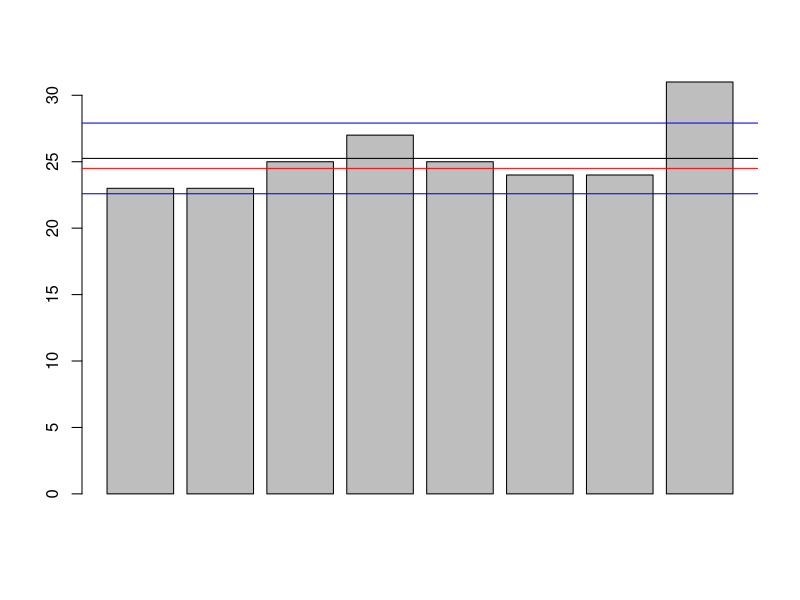
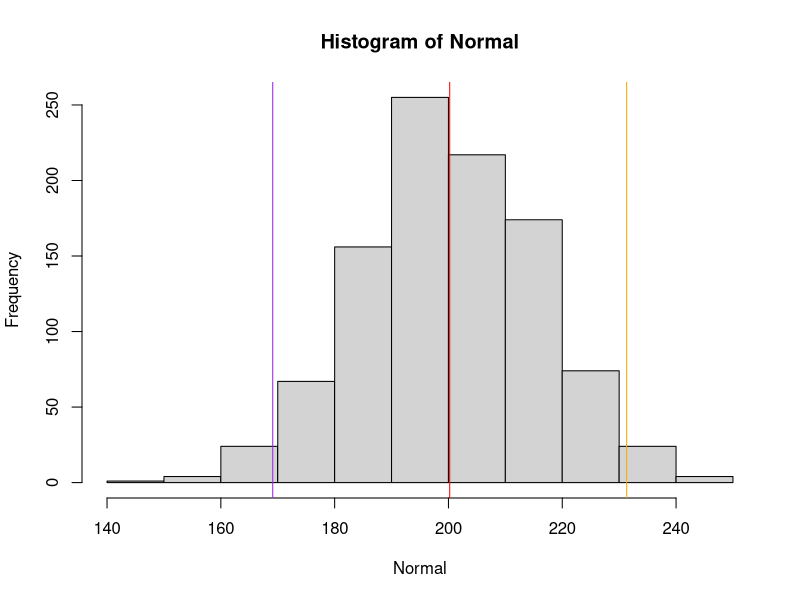

Source code (R) for these figures, in order:
#R Worksheet 2
#Define an object A, an array with 4 elements integers 5 through 8 inclusive
A <- 5:8
A
#1a, list element 2 of a
A[2]
#list element 4 of a
A[4]
#calculate the product of elements 2 and 4
A[2]*A[4]
#assign the integers 3 and 4 to object B
A[c(3,4)]
B<-c(3,4)
B
#then use dereference elements 3 and 4 of object A
A
A[-(3:4)]
A[-B]
#extract every element of A except 2
A[-2]
#extract all those elements except 3 and 4
A[-3:-4]
A[-c(3,4)]
A[-c(3:4)]

#2
#define a marix with 3 rows and 3 columns, the elements begin the integers from 1-9
#first row will have 1-3
#second row 4-6, etc
max<-(matrix(1:9,3,3,byrow=TRUE))

#2a Derefrerence the value in the 2nd row, 2nd column
max[2,2]
#extract the whole second row
max[2,]
#extract the 3rd column
max[,3]
#multiply the matrix by its transpose
max%*%t(max)
#compute the determinant of the matrix
det(max)
#give the diagonal elemets of the matrix
diag(max)

#3
#A sample of annual incomes in $1,000 for 8 factory workers is given, create a vector called salary
salary<-c(23,23,25,27,25,24,24,31)
#find the mean, median and standard deviation of the salaries
mean(salary)
median(salary)
sd(salary)
#make a barplot, wtih a black line for the mean, a red line for the median and 2
#lines for +1sd and -1sd
barplot(salary)
abline(h=mean(salary),col='black')
abline(h=median(salary),col='red')
abline(h=mean(salary)+sd(salary),col='blue')
abline(h=mean(salary)-sd(salary),col='blue')

#4 
#Define a vector norm by generating 1000 values fromt the normal distribution
#with a mean of 200, and a sd of 15
#N(mu,sigma^2)
#N(200,15)
Normal<-rnorm(1000,mean=200, sd=15)
#comute the mean, sd and values that are +/- 2 sd from the mean
mean(Normal)
sd(Normal)
mean(Normal)+2*sd(Normal)
mean(Normal)-2*sd(Normal)
#plot your data in a histogram
hist(Normal)
#add a vertical line to show the mean, and the 2 standard devs, chose different colors for all
abline(v=mean(Normal), col='red')
abline(v=mean(Normal)-2*sd(Normal), col='purple')
abline(v=mean(Normal)+2*sd(Normal), col="orange")